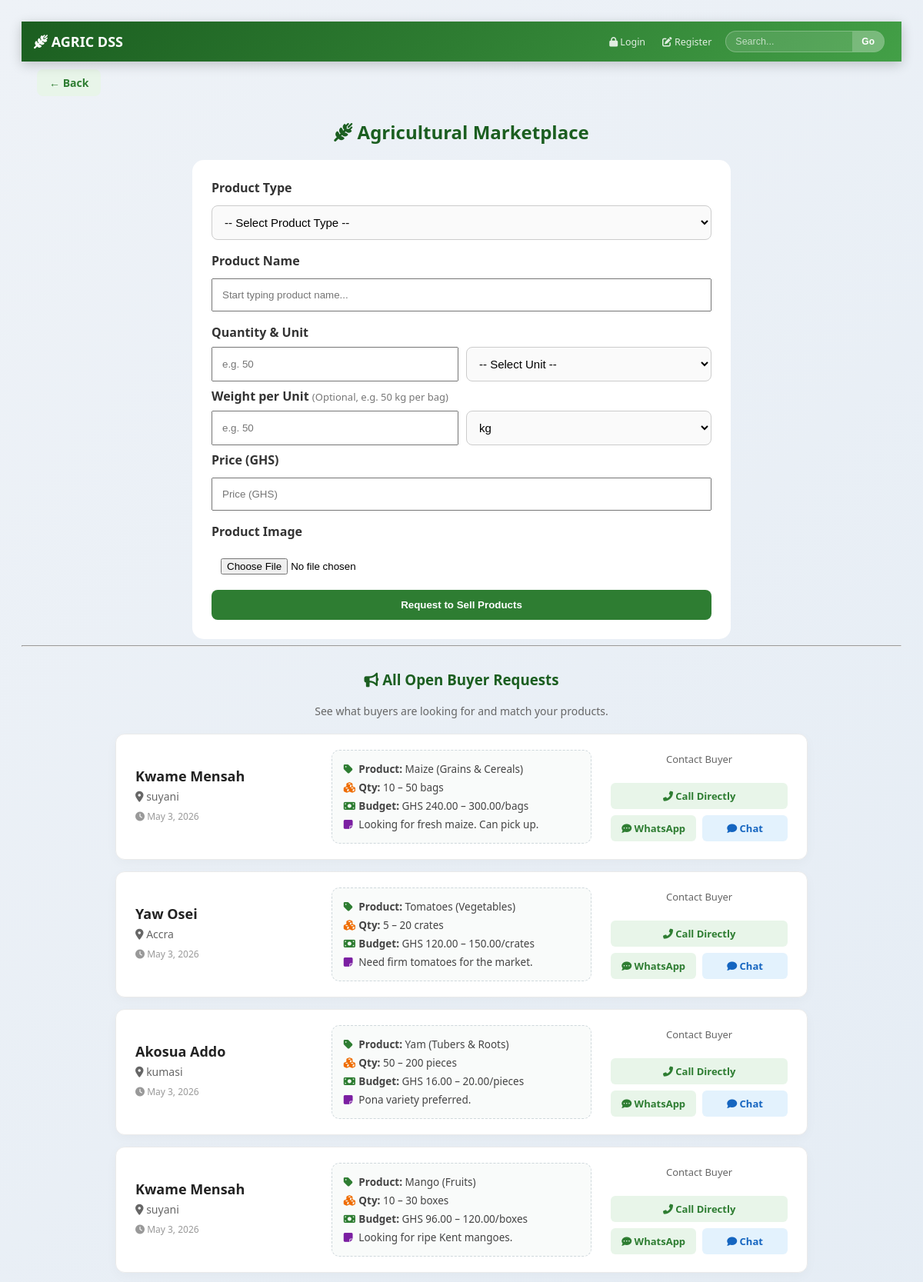
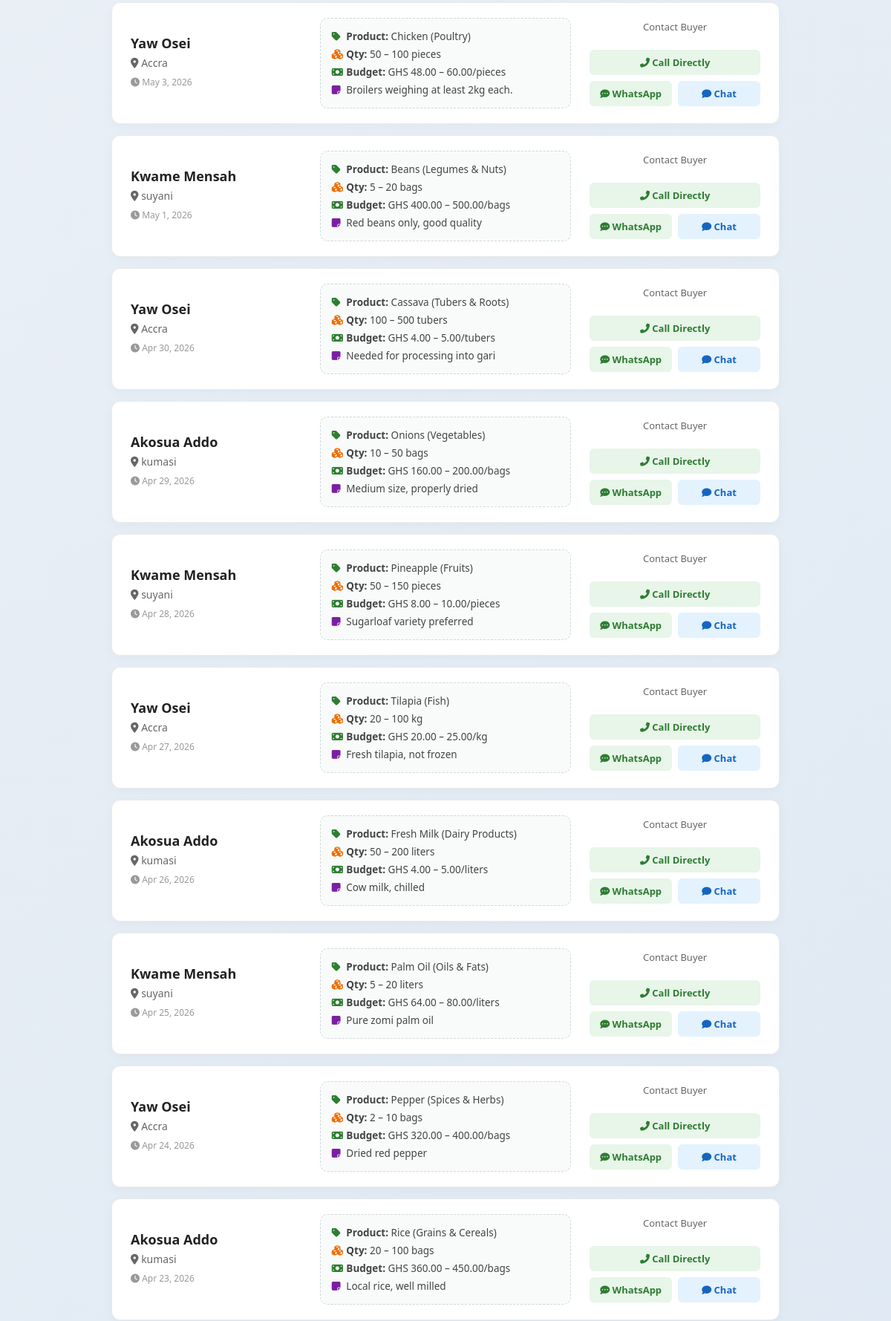
/sell.php (upper part), run on the app's committed database (2 pictures, top to bottom).
### tables this page shows
CREATE TABLE buy_requests (
    id INTEGER PRIMARY KEY AUTOINCREMENT,
    buyer_id INTEGER NOT NULL,
    product_type TEXT NOT NULL,
    product_name TEXT NOT NULL,
    min_quantity INTEGER NOT NULL DEFAULT 1,
    max_quantity INTEGER NOT NULL DEFAULT 100,
    unit TEXT NOT NULL DEFAULT 'kg',
    max_price REAL DEFAULT 0,
    notes TEXT DEFAULT '',
    status TEXT DEFAULT 'open',
    created_at DATETIME DEFAULT CURRENT_TIMESTAMP, min_price REAL DEFAULT 0,
    FOREIGN KEY (buyer_id) REFERENCES users(id)
);

CREATE TABLE users (
        id INTEGER PRIMARY KEY AUTOINCREMENT,
        name TEXT,
        email TEXT UNIQUE,
        phone TEXT,
        location TEXT,
        password TEXT,
        role TEXT,
        is_verified INTEGER DEFAULT 0,
        otp TEXT
    , is_subscribed INTEGER DEFAULT 0, subscribed_at DATETIME, profile_picture TEXT DEFAULT NULL, fraud_reports INTEGER DEFAULT 0, avg_completion_days INTEGER DEFAULT 3);

### db.php (called while the page is built, shortened)
<?php
class sqlite_mysqli_result {
    private $rows = [];
    private $index = 0;
    public $num_rows = 0;
    public function __construct($stmt) {
        if ($stmt) {
            $this->rows = $stmt->fetchAll(PDO::FETCH_ASSOC);
            if ($this->rows) {
                $this->num_rows = count($this->rows);
            }
        }
    }
    public function fetch_assoc() {
        if ($this->index < $this->num_rows) {
            return $this->rows[$this->index++];
        }
        return null;
    }
}
class sqlite_mysqli {
    private $pdo;
    public function __construct($filename) {
        try {
            $this->pdo = new PDO("sqlite:" . $filename);
            $this->pdo->setAttribute(PDO::ATTR_ERRMODE, PDO::ERRMODE_EXCEPTION);
            $this->pdo->exec("PRAGMA foreign_keys = ON;");
        } catch (Exception $e) {
            $this->connect_error = $e->getMessage();
        }
    }
    public function query($query) {
        try {
            $upper = strtoupper(ltrim($query));
            if (strpos($upper, 'SELECT') === 0 || strpos($upper, 'SHOW') === 0 || strpos($upper, 'DESCRIBE') === 0 || strpos($upper, 'PRAGMA') === 0) {
                $stmt = $this->pdo->query($query);
                if ($stmt) {
                    return new sqlite_mysqli_result($stmt);
                }
                return false;
            } else {
                $res = $this->pdo->exec($query);
                $this->insert_id = $this->pdo->lastInsertId();
                return $res !== false ? true : false;
            }
        } catch (Exception $e) {
            $this->error = $e->getMessage();
            return false;
        }
    }
}
$conn = new sqlite_mysqli(__DIR__ . '/database.sqlite');
?>

### sell.php (the view, shortened to what this page needs)
<?php
include 'db.php';
include 'back_button.php';
?>
<!DOCTYPE html>
<html>
<head>
</head>
<body>
<?php include 'navbar.php'; ?>
<h2><i class='fas fa-wheat-awn'></i> Agricultural Marketplace</h2>
<form action="sell_product.php" method="POST" enctype="multipart/form-data" class="sell-form">
    <label style="font-weight:600; color:#333; margin-bottom:4px; display:block;">Product Type</label>
    <select name="type" id="product-type" style="width:100%; padding:12px; margin:8px 0; border:1px solid #ccc; border-radius:8px; font-size:15px; background:#fafafa;" required>
        <option value="">-- Select Product Type --</option>
    </select>
    <label style="font-weight:600; color:#333; margin-bottom:4px; display:block; margin-top:8px;">Product Name</label>
    <div style="position:relative;">
        <input type="text" name="product_name" id="product-name" placeholder="Start typing product name..." autocomplete="off" required>
    </div>
    <label style="font-weight:600; color:#333; margin-bottom:4px; display:block; margin-top:8px;">Quantity & Unit</label>
    <div style="display:flex; gap:10px; margin:8px 0;">
        <input type="number" name="quantity" placeholder="e.g. 50" style="flex:1; margin:0;" required>
        <select name="unit" style="flex:1; padding:12px; margin:0; border:1px solid #ccc; border-radius:8px; font-size:15px; background:#fafafa;" required>
            <option value="">-- Select Unit --</option>
        </select>
    </div>
    <label style="font-weight:600; color:#333; margin-bottom:4px; display:block; margin-top:8px;">Weight per Unit <span style="color:#777; font-weight:normal; font-size:13px;">(Optional, e.g. 50 kg per bag)</span></label>
    <div style="display:flex; gap:10px; margin:8px 0;">
        <input type="number" name="unit_weight" placeholder="e.g. 50" step="0.01" style="flex:1; margin:0;">
        <select name="weight_unit" style="flex:1; padding:12px; margin:0; border:1px solid #ccc; border-radius:8px; font-size:15px; background:#fafafa;">
            <option value="kg">kg</option>
        </select>
    </div>
    <label style="font-weight:600; color:#333; margin-bottom:4px; display:block; margin-top:8px;">Price (GHS)</label>
    <input type="number" name="price" placeholder="Price (GHS)" step="0.01" required>
    <label style="font-weight:600; color:#333; margin-bottom:4px; display:block; margin-top:8px;">Product Image</label>
    <input type="file" name="image" required>
    <button type="submit">Request to Sell Products</button>
</form>
<hr>
<div style="max-width:900px; margin:30px auto; padding:0 15px;">
    <h3 style="color:#1b5e20; text-align:center;"><i class='fas fa-bullhorn'></i> All Open Buyer Requests</h3>
    <p style="text-align:center; color:#666; font-size:14px; margin-bottom:20px;">See what buyers are looking for and match your products.</p>
    <?php
    $all_sql = "SELECT br.*, u.name AS buyer_name, u.location, u.phone
                FROM buy_requests br
                JOIN users u ON br.buyer_id = u.id
                WHERE br.status='open'
                ORDER BY br.created_at DESC";
    $all_res = $conn->query($all_sql);
    if ($all_res && $all_res->num_rows > 0) {
        echo "<div class='buyer-container' id='all-requests-container'>";
        while ($req = $all_res->fetch_assoc()) {
            $phone = preg_replace('/[^0-9]/', '', $req['phone']);
    ?>
            <div class="buyer-card all-request-card" data-type="<?= htmlspecialchars(strtolower($req['product_type'])) ?>" data-name="<?= htmlspecialchars(strtolower($req['product_name'])) ?>">
                <div class="buyer-info">
                    <h3><?= htmlspecialchars($req['buyer_name']) ?></h3>
                    <p><i class='fas fa-map-marker-alt'></i> <?= htmlspecialchars($req['location']) ?></p>
                    <p style="margin-top:8px; font-size:12px; color:#999;"><i class='fas fa-clock'></i> <?= date('M j, Y', strtotime($req['created_at'])) ?></p>
                </div>
                <div class="buyer-req-box">
                    <p><i class='fas fa-tag' style='color:#2e7d32; width:16px;'></i> <b>Product:</b> <?= htmlspecialchars($req['product_name']) ?> (<?= htmlspecialchars($req['product_type']) ?>)</p>
                    <p><i class='fas fa-cubes' style='color:#ef6c00; width:16px;'></i> <b>Qty:</b> <?= $req['min_quantity'] ?> – <?= $req['max_quantity'] ?> <?= htmlspecialchars($req['unit']) ?></p>
                    <?php if ($req['min_price'] > 0 || $req['max_price'] > 0): ?>
                        <p><i class='fas fa-money-bill' style='color:#2e7d32; width:16px;'></i> <b>Budget:</b> GHS <?= number_format($req['min_price'], 2) ?> – <?= number_format($req['max_price'], 2) ?>/<?= htmlspecialchars($req['unit']) ?></p>
                    <?php endif; ?>
                    <?php if (!empty($req['notes'])): ?>
                        <p><i class='fas fa-sticky-note' style='color:#7b1fa2; width:16px;'></i> <?= htmlspecialchars($req['notes']) ?></p>
                    <?php endif; ?>
                </div>
                <div class="buyer-action-box" style="justify-content:center;">
                    <p style="font-size:13px; color:#666; margin:0 0 10px; text-align:center;">Contact Buyer</p>
                    <div class="contact-links" style="display:grid; grid-template-columns:1fr 1fr; gap:8px;">
                        <a href="tel:<?= $req['phone'] ?>" class="btn-call" style="grid-column:1/3;"><i class='fas fa-phone-alt'></i> Call Directly</a>
                        <a href="https://wa.me/<?= $phone ?>" target="_blank" class="btn-wa"><i class='fas fa-comment-dots'></i> WhatsApp</a>
                        <a href="chat.php?user_id=<?= $req['buyer_id'] ?>" class="btn-chat"><i class='fas fa-comment'></i> Chat</a>
                    </div>
                </div>
            </div>
    <?php
        }
        echo "</div>";
    } else {
        echo "<p style='text-align:center; color:#999; padding:30px;'><i class='fas fa-inbox' style='font-size:30px; display:block; margin-bottom:10px;'></i> No open buyer requests yet.</p>";
    }
    ?>
</div>
</body>
</html>

### animations.css (style rules this page uses)
[data-anim] { opacity: 0; transition: opacity 0.6s ease, transform 0.6s ease; will-change: opacity, transform; }
[data-anim="fade-up"] { transform: translateY(40px); }
[data-delay="1"] { transition-delay: 0.1s; }
[data-delay="2"] { transition-delay: 0.2s; }
[data-delay="3"] { transition-delay: 0.3s; }
[data-delay="4"] { transition-delay: 0.4s; }
[data-delay="5"] { transition-delay: 0.5s; }
[data-delay="6"] { transition-delay: 0.6s; }
[data-delay="7"] { transition-delay: 0.7s; }
[data-delay="8"] { transition-delay: 0.8s; }
.farmer-card, .buyer-card { animation: pageSlideUp 0.5s ease both; }
.farmer-card:nth-child(1), .buyer-card:nth-child(1) { animation-delay: 0.05s; }
.farmer-card:nth-child(2), .buyer-card:nth-child(2) { animation-delay: 0.1s; }
.farmer-card:nth-child(3), .buyer-card:nth-child(3) { animation-delay: 0.15s; }
.farmer-card:nth-child(4), .buyer-card:nth-child(4) { animation-delay: 0.2s; }
.farmer-card:nth-child(5), .buyer-card:nth-child(5) { animation-delay: 0.25s; }
.farmer-card:nth-child(6), .buyer-card:nth-child(6) { animation-delay: 0.3s; }
.stat-card, .action-card, .farmer-card, .buyer-card, .product-card, .card-box, .quick-link-card, .notif-card { transition: transform 0.3s cubic-bezier(0.25, 0.46, 0.45, 0.94), box-shadow 0.3s ease; }
.btn-action, .btn-pay, .btn-promote, .action-btn, .btn-products, .btn-orders, .btn-chat, .btn-delete, .btn-sell, .btn-buy, .btn-loan { transition: all 0.25s cubic-bezier(0.25, 0.46, 0.45, 0.94); }
html { scroll-behavior: smooth; }

### sell.php (style rules this page uses)
body { font-family: 'Segoe UI', sans-serif; background: linear-gradient(135deg, #eef2f7, #dfe9f3); padding: 20px; }
h2 { text-align: center; color: #1b5e20; }
.sell-form { background: white; padding: 25px; max-width: 650px; margin: auto; border-radius: 15px; }
.sell-form input { width: 100%; padding: 12px; margin: 8px 0; box-sizing: border-box; }
.sell-form button { width: 100%; padding: 12px; background: #2e7d32; color: white; border: none; border-radius: 8px; cursor: pointer; font-weight: 600; }
.buyer-container { display: flex; flex-direction: column; gap: 15px; margin-top: 20px; }
.buyer-card { background: white; padding: 20px 25px; border-radius: 12px; box-shadow: 0 4px 15px rgba(0,0,0,0.03); border: 1px solid #eaeaea; display: flex; flex-wrap: wrap; gap: 25px; align-items: center; justify-content: space-between; transition: 0.2s; }
.buyer-info { flex: 1.5; min-width: 200px; }
.buyer-info h3 { margin: 0 0 5px; font-size: 18px; color: #222; }
.buyer-info p { margin: 0 0 5px; color: #666; font-size: 14px; }
.buyer-req-box { flex: 2; min-width: 260px; background: #f9fbfa; padding: 15px; border-radius: 10px; font-size: 13.5px; border: 1px dashed #cfd8dc; }
.buyer-req-box p { margin: 0 0 6px; color: #444; }
.buyer-req-box p:last-child { margin: 0; }
.buyer-action-box { flex: 1.5; min-width: 220px; display: flex; flex-direction: column; gap: 12px; }
.contact-links { display: flex; gap: 10px; flex-wrap: wrap; }
.contact-links a { flex: 1; text-align: center; text-decoration: none; font-size: 13px; font-weight: 600; padding: 8px 10px; border-radius: 6px; transition: 0.2s; white-space: nowrap; }
.btn-call { background: #e8f5e9; color: #2e7d32; }
.btn-wa { background: #e8f5e9; color: #2e7d32; }
.btn-chat { background: #e3f2fd; color: #1565c0; }

### data on the page
buy_requests: buyer.name "Kwame Mensah", buyer.location "suyani", created_at "May 3, 2026", product_name "Maize", product_type "Grains & Cereals", min_quantity "10", max_quantity "50", unit "bags", min_price "240.00", max_price "300.00", notes "Looking for fresh maize. Can pick up."
buy_requests: buyer.name "Yaw Osei", buyer.location "Accra", created_at "May 3, 2026", product_name "Tomatoes", product_type "Vegetables", min_quantity "5", max_quantity "20", unit "crates", min_price "120.00", max_price "150.00", notes "Need firm tomatoes for the market."
buy_requests: buyer.name "Akosua Addo", buyer.location "kumasi", created_at "May 3, 2026", product_name "Yam", product_type "Tubers & Roots", min_quantity "50", max_quantity "200", unit "pieces", min_price "16.00", max_price "20.00", notes "Pona variety preferred."
buy_requests: buyer.name "Kwame Mensah", buyer.location "suyani", created_at "May 3, 2026", product_name "Mango", product_type "Fruits", min_quantity "10", max_quantity "30", unit "boxes", min_price "96.00", max_price "120.00", notes "Looking for ripe Kent mangoes."
buy_requests: buyer.name "Yaw Osei", buyer.location "Accra", created_at "May 3, 2026", product_name "Chicken", product_type "Poultry", min_quantity "50", max_quantity "100", unit "pieces", min_price "48.00", max_price "60.00", notes "Broilers weighing at least 2kg each."
buy_requests: buyer.name "Kwame Mensah", buyer.location "suyani", created_at "May 1, 2026", product_name "Beans", product_type "Legumes & Nuts", min_quantity "5", max_quantity "20", unit "bags", min_price "400.00", max_price "500.00", notes "Red beans only, good quality"
buy_requests: buyer.name "Yaw Osei", buyer.location "Accra", created_at "Apr 30, 2026", product_name "Cassava", product_type "Tubers & Roots", min_quantity "100", max_quantity "500", unit "tubers", min_price "4.00", max_price "5.00", notes "Needed for processing into gari"
buy_requests: buyer.name "Akosua Addo", buyer.location "kumasi", created_at "Apr 29, 2026", product_name "Onions", product_type "Vegetables", min_quantity "10", max_quantity "50", unit "bags", min_price "160.00", max_price "200.00", notes "Medium size, properly dried"
buy_requests: buyer.name "Kwame Mensah", buyer.location "suyani", created_at "Apr 28, 2026", product_name "Pineapple", product_type "Fruits", min_quantity "50", max_quantity "150", unit "pieces", min_price "8.00", max_price "10.00", notes "Sugarloaf variety preferred"
buy_requests: buyer.name "Yaw Osei", buyer.location "Accra", created_at "Apr 27, 2026", product_name "Tilapia", product_type "Fish", min_quantity "20", max_quantity "100", unit "kg", min_price "20.00", max_price "25.00", notes "Fresh tilapia, not frozen"
buy_requests: buyer.name "Akosua Addo", buyer.location "kumasi", created_at "Apr 26, 2026", product_name "Fresh Milk", product_type "Dairy Products", min_quantity "50", max_quantity "200", unit "liters", min_price "4.00", max_price "5.00", notes "Cow milk, chilled"
buy_requests: buyer.name "Kwame Mensah", buyer.location "suyani", created_at "Apr 25, 2026", product_name "Palm Oil", product_type "Oils & Fats", min_quantity "5", max_quantity "20", unit "liters", min_price "64.00", max_price "80.00", notes "Pure zomi palm oil"
buy_requests: buyer.name "Yaw Osei", buyer.location "Accra", created_at "Apr 24, 2026", product_name "Pepper", product_type "Spices & Herbs", min_quantity "2", max_quantity "10", unit "bags", min_price "320.00", max_price "400.00", notes "Dried red pepper"
buy_requests: buyer.name "Akosua Addo", buyer.location "kumasi", created_at "Apr 23, 2026", product_name "Rice", product_type "Grains & Cereals", min_quantity "20", max_quantity "100", unit "bags", min_price "360.00", max_price "450.00", notes "Local rice, well milled"

### other printed values
$label "Back"
